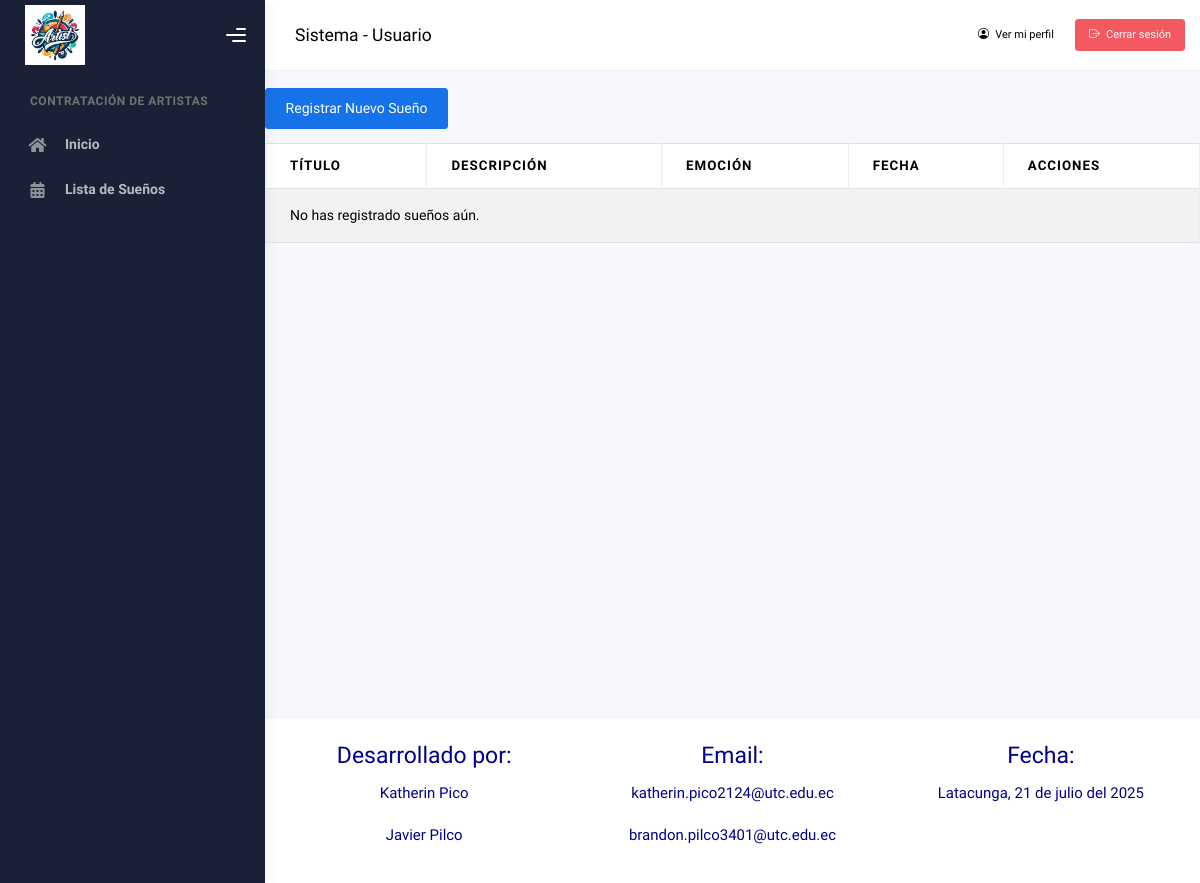
Before: /usuario/suenos/ (signed in) with the older database file.
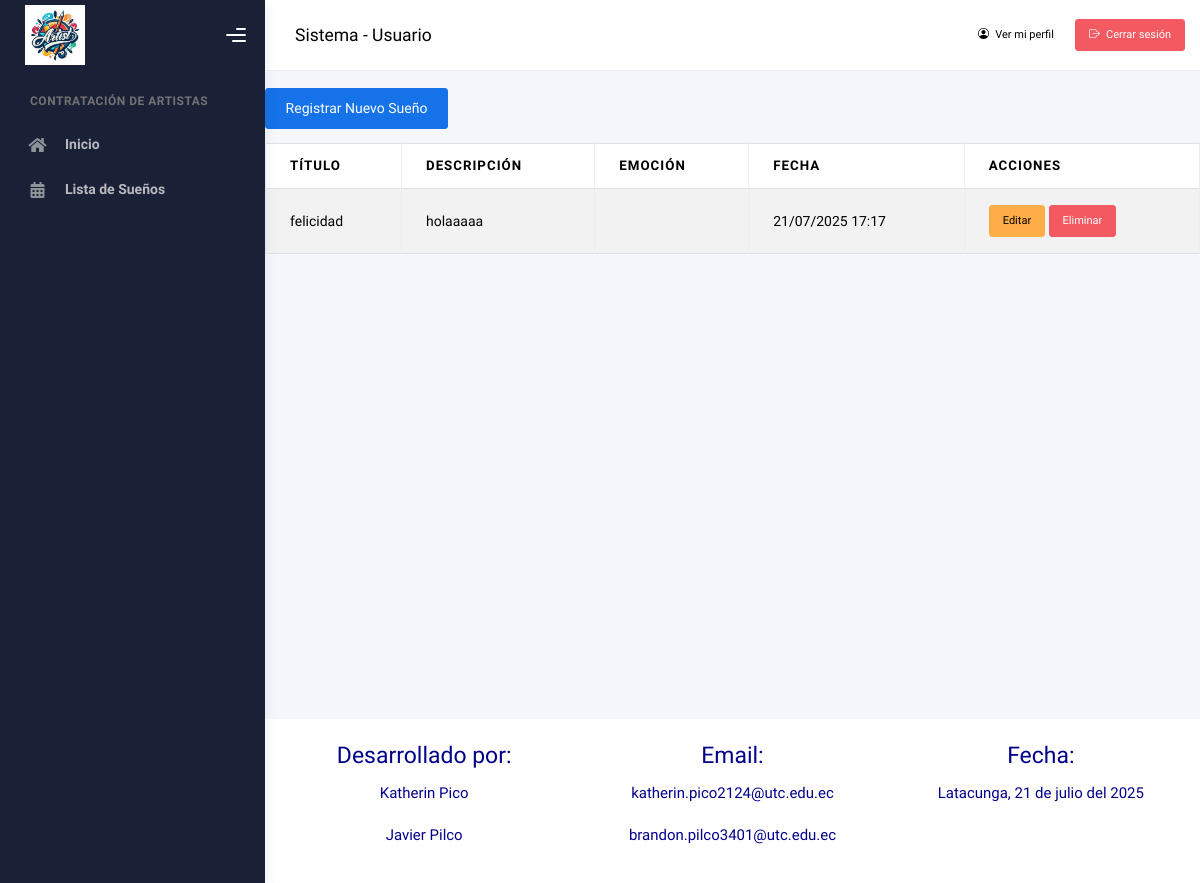
After: the same page with the newer database file.
### Aplicaciones/Sistema/models.py (models this page shows, shortened)
class Sueno(models.Model):
    usuario = models.ForeignKey(Usuario, on_delete=models.CASCADE, limit_choices_to={'rol': 'Usuario'})
    titulo = models.CharField(max_length=100)
    descripcion = models.TextField()
    emocion = models.ForeignKey(Emocion, on_delete=models.SET_NULL, null=True)
    fecha_creacion = models.DateTimeField(auto_now_add=True)
    class Meta:
        ordering = ['-fecha_creacion']

### Aplicaciones/Sistema/views.py (the view)
# urls.py: path('usuario/suenos/', views.listar_suenos, name='listar_suenos'),
def listar_suenos(request):
    usuario_id = request.session.get('usuario_id')
    if not usuario_id:
        return redirect('login')
    usuario = Usuario.objects.get(id=usuario_id)
    suenos = Sueno.objects.filter(usuario=usuario)
    return render(request, 'usuario/sueno/listarSuenos.html', {'suenos': suenos})

### Aplicaciones/Sistema/templates/usuario/sueno/listarSuenos.html (shortened to what this page needs)
{% extends 'usuario/plantilla.html' %}
{% load static %}
{% block contenido %}
<div class="container mt-5">
    <h2>Mis Sueños</h2>
    <a href="{% url 'nuevo_sueno' %}" class="btn btn-primary mb-3">Registrar Nuevo Sueño</a>
    <table class="table table-bordered table-striped">
        <thead>
            <tr>
                <th>Título</th>
                <th>Descripción</th>
                <th>Emoción</th>
                <th>Fecha</th>
                <th>Acciones</th>
            </tr>
        </thead>
        <tbody>
            {% for sueno in suenos %}
            <tr>
                <td>{{ sueno.titulo }}</td>
                <td>{{ sueno.descripcion }}</td>
                <td>{{ sueno.emocion.nombre }}</td>
                <td>{{ sueno.fecha_creacion|date:"d/m/Y H:i" }}</td>
                <td>
                    <a href="{% url 'editar_sueno' sueno.id %}" class="btn btn-warning btn-sm">Editar</a>
                    <a href="{% url 'eliminar_sueno' sueno.id %}" class="btn btn-danger btn-sm" onclick="return confirm('¿Estás seguro de eliminar este sueño?');">Eliminar</a>
                </td>
            </tr>
            {% empty %}
            <tr><td colspan="5">No has registrado sueños aún.</td></tr>
            {% endfor %}
        </tbody>
    </table>
</div>
{% endblock %}

Changed rows visible on the page:
added Sueno: titulo "felicidad", descripcion "holaaaaa", fecha_creacion "21/07/2025 17:17"
Other visible differences:
text no longer shown: "No has registrado sueños aún."
